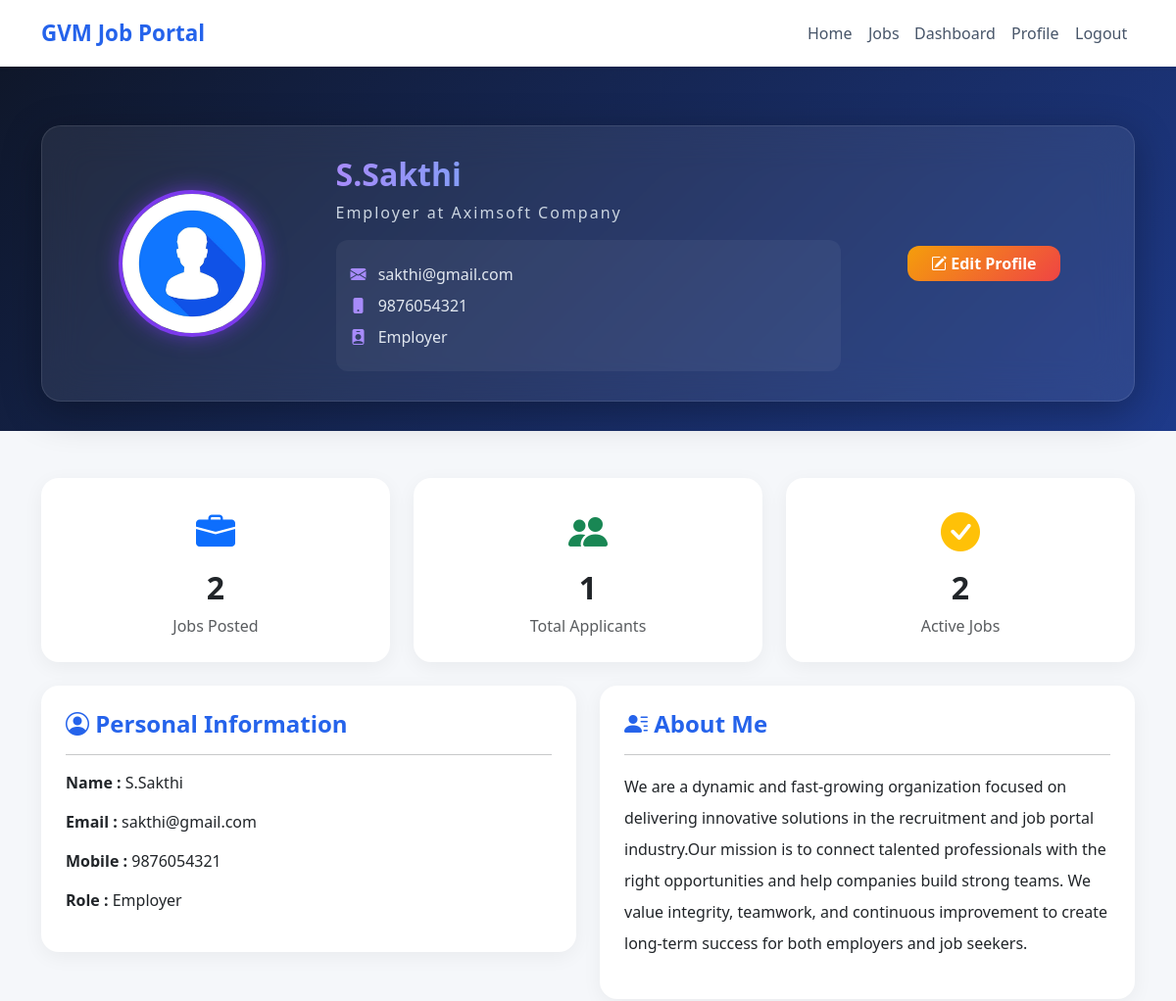
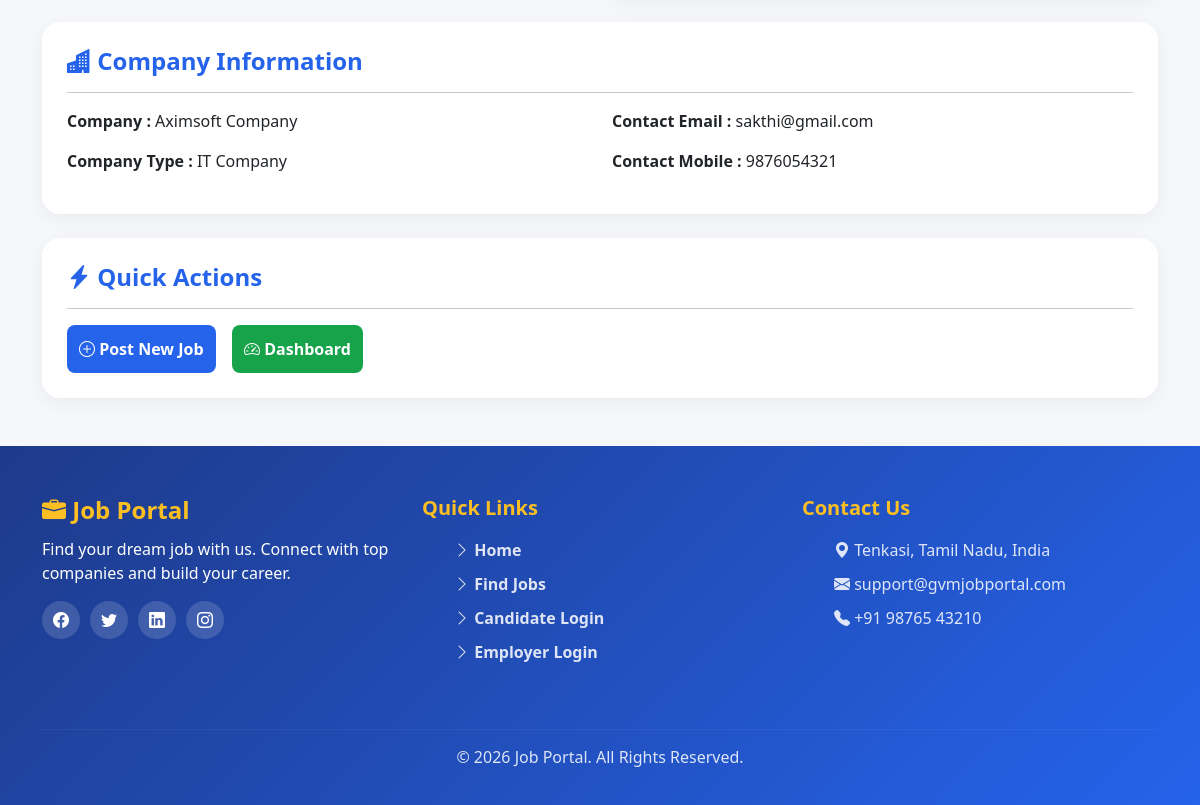
Screenshot of /profile (signed in) with the database file from the repository (2 pictures, top to bottom).
### tables this page shows
CREATE TABLE users(
    user_id INTEGER PRIMARY KEY AUTOINCREMENT,
    name TEXT NOT NULL,
    email TEXT UNIQUE NOT NULL,
    mobile TEXT NOT NULL,
    password TEXT NOT NULL,
    role TEXT NOT NULL,

    work_status TEXT,
    company_name TEXT,
    company_type TEXT,

    skills TEXT,
    experience TEXT,
    profile_image TEXT
, resume_file TEXT, about_company TEXT);

### app.py (the view)
@app.route("/profile")
def profile():
    if "user_id" not in session:
        return redirect("/")
    user = get_user(session["user_id"])
    applied_count      = 0
    saved_count        = 0
    accepted_count     = 0
    total_jobs         = 0
    total_applications = 0
    latest_resume      = None
    if user["role"] == "Candidate":
        applications   = get_user_applications(session["user_id"])
        applied_count  = len(applications)
        accepted_count = len(
            [a for a in applications if a["status"] == "Accepted"]
        )
        saved       = get_saved_jobs(session["user_id"])
        saved_count = len(saved)
        if user["resume_file"]:
            latest_resume = user["resume_file"]
        elif applications:
            latest_resume = applications[0]["resume_file"]
    else:
        jobs       = get_employer_jobs(session["user_id"])
        total_jobs = len(jobs)
        for job in jobs:
            apps = get_job_applications(job["job_id"])
            total_applications += len(apps)
    return render_template(
        "profile.html",
        user=user,
        applied_count=applied_count,
        saved_count=saved_count,
        accepted_count=accepted_count,
        total_jobs=total_jobs,
        total_applications=total_applications,
        latest_resume=latest_resume
    )

### templates/profile.html
{% extends "base.html" %}
{% block content %}
<section class="profile-banner">
    <div class="container">
        <div class="profile-card">
            <div class="row align-items-center">
                <div class="col-lg-3 text-center">
                    <img src="{{ url_for('static', filename='uploads/profile/' + user.profile_image) }}" class="profile-image">
                </div>
                <div class="col-lg-6">
                    <h1 class="profile-name">{{ user.name }}</h1>
                    <p class="profile-role">
                        {% if user.role == "Candidate" %}
                            {{ user.work_status if user.work_status else "Candidate" }}
                        {% else %}
                            Employer at {{ user.company_name }}
                        {% endif %}
                    </p>
                    <div class="profile-info">
                        <p><i class="bi bi-envelope-fill"></i> {{ user.email }}</p>
                        <p><i class="bi bi-phone-fill"></i> {{ user.mobile }}</p>
                        <p><i class="bi bi-person-badge-fill"></i> {{ user.role }}</p>
                    </div>
                </div>
                <div class="col-lg-3 text-center">
                    <a href="/edit_profile" class="btn btn-warning px-4">
                        <i class="bi bi-pencil-square"></i> Edit Profile
                    </a>
                </div>
            </div>
        </div>
    </div>
</section>
<div class="container py-5">
    <div class="row g-4 mb-4">
        {% if user.role == "Candidate" %}
            <div class="col-md-4">
                <div class="detail-card text-center">
                    <i class="bi bi-file-earmark-text fs-1 text-primary"></i>
                    <h2 class="fw-bold mt-2">{{ applied_count }}</h2>
                    <p class="text-muted mb-0">Applied Jobs</p>
                </div>
            </div>
            <div class="col-md-4">
                <div class="detail-card text-center">
                    <i class="bi bi-bookmark-heart fs-1 text-warning"></i>
                    <h2 class="fw-bold mt-2">{{ saved_count }}</h2>
                    <p class="text-muted mb-0">Saved Jobs</p>
                </div>
            </div>
            <div class="col-md-4">
                <div class="detail-card text-center">
                    <i class="bi bi-check-circle fs-1 text-success"></i>
                    <h2 class="fw-bold mt-2">{{ accepted_count }}</h2>
                    <p class="text-muted mb-0">Accepted</p>
                </div>
            </div>
        {% else %}
            <div class="col-md-4">
                <div class="detail-card text-center">
                    <i class="bi bi-briefcase-fill fs-1 text-primary"></i>
                    <h2 class="fw-bold mt-2">{{ total_jobs }}</h2>
                    <p class="text-muted mb-0">Jobs Posted</p>
                </div>
            </div>
            <div class="col-md-4">
                <div class="detail-card text-center">
                    <i class="bi bi-people-fill fs-1 text-success"></i>
                    <h2 class="fw-bold mt-2">{{ total_applications }}</h2>
                    <p class="text-muted mb-0">Total Applicants</p>
                </div>
            </div>
            <div class="col-md-4">
                <div class="detail-card text-center">
                    <i class="bi bi-check-circle-fill fs-1 text-warning"></i>
                    <h2 class="fw-bold mt-2">{{ total_jobs }}</h2>
                    <p class="text-muted mb-0">Active Jobs</p>
                </div>
            </div>
        {% endif %}
    </div>
    <div class="row g-4">
        <div class="col-lg-6">
            <div class="detail-card">
                <h4><i class="bi bi-person-circle"></i> Personal Information</h4>
                <hr>
                <p><strong>Name :</strong> {{ user.name }}</p>
                <p><strong>Email :</strong> {{ user.email }}</p>
                <p><strong>Mobile :</strong> {{ user.mobile }}</p>
                <p><strong>Role :</strong> {{ user.role }}</p>
            </div>
        </div>
        <div class="col-lg-6">
            <div class="detail-card">
                <h4><i class="bi bi-person-lines-fill"></i> About Me</h4>
                <hr>
                {% if user.role == "Candidate" %}
                    {% if user.experience %}
                        <p class="lh-lg">{{ user.experience }}</p>
                    {% else %}
                        <p class="text-muted">No description added yet. <a href="/edit_profile">Click here</a> to add.</p>
                    {% endif %}
                {% else %}
                    {% if user.about_company %}
                        <p class="lh-lg">{{ user.about_company }}</p>
                    {% else %}
                        <p class="text-muted">No company description added yet. <a href="/edit_profile">Click here</a> to add.</p>
                    {% endif %}
                {% endif %}
            </div>
        </div>
        {% if user.role == "Candidate" %}
            <div class="col-lg-6">
                <div class="detail-card">
                    <h4><i class="bi bi-stars"></i> Skills</h4>
                    <hr>
                    {% if user.skills %}
                        {% for skill in user.skills.split(',') %}
                            <span class="skill-badge">{{ skill.strip() }}</span>
                        {% endfor %}
                    {% else %}
                        <p class="text-muted">No skills added yet.</p>
                    {% endif %}
                </div>
            </div>
            <div class="col-lg-6">
                <div class="detail-card">
                    <h4><i class="bi bi-briefcase-fill"></i> Experience</h4>
                    <hr>
                    <p>{{ user.experience if user.experience else "Not Updated Yet" }}</p>
                </div>
            </div>
            <div class="col-12">
                <div class="detail-card">
                    <h4><i class="bi bi-file-earmark-pdf-fill"></i> Resume</h4>
                    <hr>
                    {% if latest_resume %}
                        <p class="mb-3">
                            <i class="bi bi-check-circle text-success"></i> Latest Resume: <strong>{{ latest_resume }}</strong>
                        </p>
                        <a href="/view_resume_page/{{ latest_resume }}"  class="btn btn-primary">
                            <i class="bi bi-eye"></i> View Resume
                        </a>
                        <a href="/resume/{{ latest_resume }}" download class="btn btn-outline-primary ms-2">
                            <i class="bi bi-download"></i> Download
                        </a>
                    {% else %}
                        <div class="alert alert-warning">
                            <i class="bi bi-exclamation-circle"></i> No resume uploaded yet. <a href="/edit_profile">Upload here</a>
                        </div>
                    {% endif %}
                </div>
            </div>
            <div class="col-12">
                <div class="detail-card">
                    <h4><i class="bi bi-lightning-charge-fill"></i> Quick Actions</h4>
                    <hr>
                    <div class="d-flex flex-wrap gap-3">
                        <a href="/jobs" class="btn btn-primary"><i class="bi bi-search"></i> Browse Jobs</a>
                        <a href="/candidate_dashboard" class="btn btn-success"><i class="bi bi-speedometer2"></i> My Dashboard</a>
                        <a href="/saved_jobs" class="btn btn-warning"><i class="bi bi-bookmark-heart"></i> Saved Jobs</a>
                    </div>
                </div>
            </div>
        {% else %}
            <div class="col-12">
                <div class="detail-card">
                    <h4><i class="bi bi-buildings-fill"></i> Company Information</h4>
                    <hr>
                    <div class="row">
                        <div class="col-md-6">
                            <p><strong>Company :</strong> {{ user.company_name }}</p>
                            <p><strong>Company Type :</strong> {{ user.company_type }}</p>
                        </div>
                        <div class="col-md-6">
                            <p><strong>Contact Email :</strong> {{ user.email }}</p>
                            <p><strong>Contact Mobile :</strong> {{ user.mobile }}</p>
                        </div>
                    </div>
                </div>
            </div>
            <div class="col-12">
                <div class="detail-card">
                    <h4><i class="bi bi-lightning-charge-fill"></i> Quick Actions</h4>
                    <hr>
                    <div class="d-flex flex-wrap gap-3">
                        <a href="/add_job" class="btn btn-primary"><i class="bi bi-plus-circle"></i> Post New Job</a>
                        <a href="/employer_dashboard" class="btn btn-success"><i class="bi bi-speedometer2"></i> Dashboard</a>
                    </div>
                </div>
            </div>
        {% endif %}
    </div>
</div>
{% endblock %}

### templates/base.html (shortened to what this page needs)
<!DOCTYPE html>
<html lang="en">
<head>
    <link href="https://cdn.jsdelivr.net/npm/bootstrap@5.3.7/dist/css/bootstrap.min.css"
          rel="stylesheet">
    <link rel="stylesheet"
          href="https://cdn.jsdelivr.net/npm/bootstrap-icons@1.11.3/font/bootstrap-icons.min.css">
    <link rel="stylesheet"
          href="{{ url_for('static', filename='css/style.css') }}">
    <link rel="stylesheet"
          href="{{ url_for('static', filename='css/home.css') }}">
    <link rel="stylesheet"
          href="{{ url_for('static', filename='css/login.css') }}">
    <link rel="stylesheet"
          href="{{ url_for('static', filename='css/dashboard.css') }}">
    <link rel="stylesheet"
          href="{{ url_for('static', filename='css/job.css') }}">
    <link rel="stylesheet"
          href="{{ url_for('static', filename='css/profile.css') }}">
</head>
<body>
    {% include 'navbar.html' %}
    <main class="flex-grow-1">
        {% block content %}
        {% endblock %}
    </main>
    {% include 'footer.html' %}
</body>
</html>

### templates/navbar.html (shortened to what this page needs)
<nav class="navbar navbar-expand-lg navbar-light bg-white shadow-sm">
    <div class="container">
        <a class="navbar-brand fw-bold"
           href="/">
            GVM Job Portal
        </a>
        <div class="collapse navbar-collapse"
             id="menu">
            <ul class="navbar-nav ms-auto align-items-lg-center">
                <li class="nav-item">
                    <a class="nav-link"
                       href="/">
                        Home
                    </a>
                </li>
                <li class="nav-item">
                    <a class="nav-link"
                       href="/jobs">
                        Jobs
                    </a>
                </li>
                {% if session.get("user_id") %}
                    {% if session["role"] == "Employer" %}
                        <li class="nav-item">
                            <a class="nav-link"
                               href="/employer_dashboard">
                                Dashboard
                            </a>
                        </li>
                    {% endif %}
                    <li class="nav-item">
                        <a class="nav-link"
                           href="/profile">
                            Profile
                        </a>
                    </li>
                    <li class="nav-item">
                        <a class="nav-link text-danger"
                           href="/logout">
                            Logout
                        </a>
                    </li>
                {% endif %}
            </ul>
        </div>
    </div>
</nav>

### templates/footer.html
<footer class="premium-footer mt-auto">
    <div class="container">
        <div class="row">
            <div class="col-lg-4 col-md-6 mb-4">
                <h4 class="footer-logo">
                    <i class="bi bi-briefcase-fill"></i>
                    Job Portal
                </h4>
                <p class="footer-text">
                    Find your dream job with us.
                    Connect with top companies and
                    build your career.
                </p>
                <div class="social-icons">
                    <a href="#"><i class="bi bi-facebook"></i></a>
                    <a href="#"><i class="bi bi-twitter"></i></a>
                    <a href="#"><i class="bi bi-linkedin"></i></a>
                    <a href="#"><i class="bi bi-instagram"></i></a>
                </div>
            </div>
            <div class="col-lg-4 col-md-6 mb-4">
                <h5 class="footer-heading">Quick Links</h5>
                <ul class="footer-links">
                    <li>
                        <a href="/">
                            <i class="bi bi-chevron-right"></i> Home
                        </a>
                    </li>
                    <li>
                        <a href="/jobs">
                            <i class="bi bi-chevron-right"></i> Find Jobs
                        </a>
                    </li>
                    <li>
                        <a href="/candidate_login">
                            <i class="bi bi-chevron-right"></i> Candidate Login
                        </a>
                    </li>
                    <li>
                        <a href="/employer_login">
                            <i class="bi bi-chevron-right"></i> Employer Login
                        </a>
                    </li>
                </ul>
            </div>
            <div class="col-lg-4 col-md-12 mb-4">
                <h5 class="footer-heading">Contact Us</h5>
                <ul class="footer-contact">
                    <li>
                        <i class="bi bi-geo-alt-fill"></i>
                        Tenkasi, Tamil Nadu, India
                    </li>
                    <li>
                        <i class="bi bi-envelope-fill"></i>
                        support@gvmjobportal.com
                    </li>
                    <li>
                        <i class="bi bi-telephone-fill"></i>
                        +91 98765 43210
                    </li>
                </ul>
            </div>
        </div>
        <hr class="footer-divider">
        <div class="footer-bottom">
            <p>
                © 2026 <span>Job Portal</span>.
                All Rights Reserved.
            </p>
        </div>
    </div>
</footer>

### rows the page displays
users: profile_image (picture), name "S.Sakthi", company_name "Aximsoft Company", email "sakthi@gmail.com", mobile "9876054321", role "Employer", about_company "We are a dynamic and fast-growing organization focused on delivering innovative solutions in the recruitment and job portal industry.Our mission is to connect talented professionals with the right opportunities and help companies build strong teams. We value integrity, teamwork, and continuous improvement to create long-term success for both employers and job seekers.", company_type "IT Company"

### other values shown
{{ total_jobs }} "2"
{{ total_applications }} "1"
